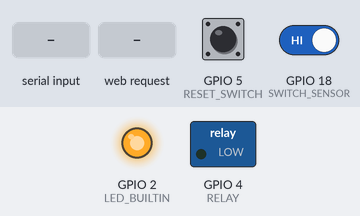
This sketch was run on a simulated ESP32. Shown: switched loads named in the sketch (green lamp = pin HIGH), output pins drawn as LEDs (lit = HIGH). The inputs (shaded band) are chosen by the test bench; at power-on: GPIO 18 (SWITCH_SENSOR) HIGH, GPIO 5 (RESET_SWITCH) HIGH. WiFi joins after 1.5 s; servers stay silent unless stated; uploads are accepted with an empty reply; what the sketch prints to the serial monitor is not drawn.

Above: at 3.0 s.
3.1 s: GPIO 18 (SWITCH_SENSOR) driven LOW
At 3.5 s:
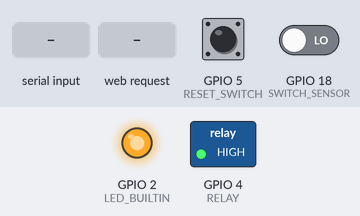
6.6 s: "reset\n" received over Serial
At 7.9 s:
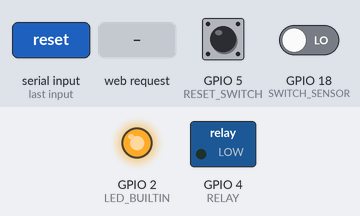
8.1 s: HTTP request GET /reset received
At 8.5 s:
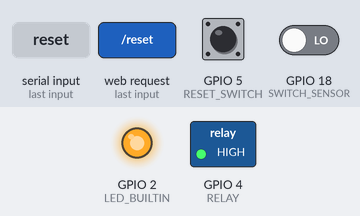
9.6 s: HTTP request GET /solve received
At 10.9 s:
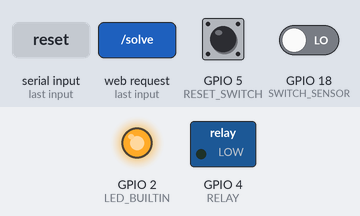
Timing chart, 0 to 12.6 s (numbered marks = the images above; inputs shaded):
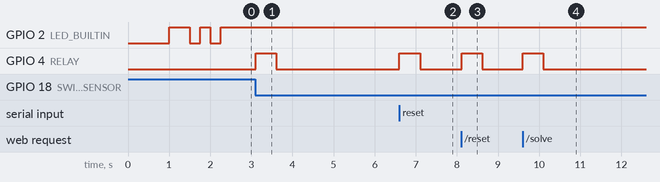

Measured:
- after the input at 3.1 s, GPIO 4 (RELAY): LOW → HIGH at once, → LOW 0.50 s later
- after the input at 6.6 s, GPIO 4 (RELAY): LOW → HIGH at once, → LOW 0.50 s later
- after the input at 8.1 s, GPIO 4 (RELAY): LOW → HIGH at once, → LOW 0.50 s later
- after the input at 9.6 s, GPIO 4 (RELAY): LOW → HIGH at once, → LOW 0.50 s later

The sketch:

missiono2_esp32_switches_lights.ino
```cpp
// Load Wi-Fi library
#include <Arduino.h>
#include <WiFi.h>
#include <ArduinoHttpClient.h>

#define SWITCH_SENSOR 18
#define RELAY 4
#define RESET_SWITCH 5
#define START_SWITCH 1
#define LED_BUILTIN 2


// Replace with your network credentials
const char* ssid = "Ozark Escape";
const char* password = "0zark3scap3";

// Set your Static IP address
// IMPORTANT: This must be unique or each arduino!
IPAddress local_IP(192, 168, 0, 91);

IPAddress gateway(192, 168, 0, 1); // may vary per router
IPAddress subnet(255, 255, 255, 0); // check cmd ipconfig to check
IPAddress primaryDNS(8, 8, 8, 8);    //optional
IPAddress secondaryDNS(8, 8, 4, 4);  //optional

char serverAddress[] = "192.168.0.11";  // hue bridge ip
int port = 80;
WiFiClient wifi;
HttpClient client = HttpClient(wifi, serverAddress, port); // hue connection
int status = WL_IDLE_STATUS;

// Set web server port number to 80
WiFiServer server(80);

void setup() {
  Serial.begin(115200);
  // Initialize pins
  pinMode(LED_BUILTIN, OUTPUT);
  pinMode(RELAY, OUTPUT);
  pinMode(SWITCH_SENSOR, INPUT_PULLUP);
  pinMode(RESET_SWITCH, INPUT_PULLUP);
  pinMode(START_SWITCH, INPUT_PULLUP);
}

void httpRequest(String type, String url, String body) {
  if (type == "post") {
    client.post(url, "application/x-www-form-urlencoded", body);
  } else if ( type == "put" ) {
    client.put(url, "application/x-www-form-urlencoded", body);
  }
  int statusCode = client.responseStatusCode();
  String response = client.responseBody();
  if ( statusCode == 200 ) {
    Serial.println("Http Request Succeeded 200");
  } else {
    Serial.print( type + " [" + url + "] Connection Failed. Code: ");
    Serial.println(statusCode);
  }
}

void ChangeLight(String lightNum, String Body) {
  httpRequest("put","/api/fnxBRnbmb9MwNOKZsvvJl7Ex-hphqPLX4k8mAqA0/lights/" + lightNum + "/state",Body);
}
void ChangeScene(String groupId, String Body) {
  httpRequest("put","/api/fnxBRnbmb9MwNOKZsvvJl7Ex-hphqPLX4k8mAqA0/groups/" + groupId + "/action",Body);
}

bool triggered;
void TurnOnLights() {
  triggered = true;
  Serial.println("Turning on lights! All switches flipped.");
  digitalWrite(RELAY, HIGH);
  delay(500);
  digitalWrite(RELAY, LOW);
  ChangeScene("2","{\"scene\": \"MOMgXUAx5Yad1RN\"}");
  Serial.println("Lights are on.");
}

void QuickReset() {
  triggered = false;
  //ChangeLight("33","{\"on\":true,\"bri\":254,\"hue\":65535,\"sat\":254}");
  //ChangeLight("28","{\"on\":true,\"bri\":254,\"hue\":65535,\"sat\":254}");
  Serial.println("reset called");
  digitalWrite(RELAY, LOW);
  //ChangeScene("2","{\"scene\": \"9b0FgyWbPuJgr3S\"}");
}

String command;
int bootup = millis() + 2000;
void loop() {
  if (WiFi.status() == WL_CONNECTED) {
    listenForWifiClients();
    if (Serial.available()) {
      command = Serial.readStringUntil('\n');
      command.trim();
      if (command.equals("reset")) {
        QuickReset();
      }
    }
    if (bootup < millis()) {
      if (digitalRead(SWITCH_SENSOR) == LOW && !triggered) {
        Serial.println("Switches Complete. Turning on lights");
        TurnOnLights();
      }
      if (digitalRead(RESET_SWITCH) == LOW && triggered) {
        ESP.restart();
        //QuickReset();
      }
    }
  } else {
    attemptWifiConnection();
  }
}

bool wait_check = false;
void CheckPin(WiFiClient& client, int pin) {
  String status = (digitalRead(pin) == LOW) ? "ready to trigger" : "not triggered";
  if (status == "ready to trigger" && wait_check) {
    wait_check = false;
    status = "triggered";
  } else if (status == "ready to trigger" && !wait_check) {
    wait_check = true;
  } else {
    wait_check = false;
  }
  client.println("HTTP/1.1 200 OK");
  client.println("Content-Type: text/plain");
  client.println("Access-Control-Allow-Origin: *");  // ERM will not be able to connect without this header!
  client.println();
  client.print(status);
}

// Actual request handler
void processRequest(WiFiClient& client, String requestStr) {
  // Send back different response based on request string
  if (requestStr.startsWith("GET /start")) {
    CheckPin(client,START_SWITCH);
  } else if (requestStr.startsWith("GET /reset")) {
    QuickReset();
    Serial.println("force reset");
    client.println("HTTP/1.1 200 OK");
    client.println("Content-Type: text/plain");
    client.println("force reset");
  } else if (requestStr.startsWith("GET /solve")) {
    TurnOnLights();
    Serial.println("force solved");
    client.println("HTTP/1.1 200 OK");
    client.println("Content-Type: text/plain");
    client.println("force solved");
  } else if (requestStr.startsWith("GET /alarm")) {
    String status = triggered ? "triggered" : "not triggered";
    client.println("HTTP/1.1 200 OK");
    client.println("Content-Type: text/plain");
    client.println("Access-Control-Allow-Origin: *");  // ERM will not be able to connect without this header!
    client.println();
    client.print(status);
  } else {  // when ip is called with no request
    Serial.println("Polled.");
    client.println("HTTP/1.1 200 OK");
    client.println("Content-Type: text/html");
    client.println();
    client.println("<!DOCTYPE HTML>");
    client.println("<html>");
    client.println("<head>");
    client.println("<style>");
    client.println("body { background-color: #111111; font-family:Roboto }");
    client.println("h1 { color: #ffffff; }");
    client.println("h3 { color: #999999; }");
    client.println("</style>");
    client.println("</head>");
    client.println("<body {background-color: #111111;}>");
    client.println("<img src='https://static.wixstatic.com/media/6e6fcf_230f10c631da4717a2d87b0e96cd93f9~mv2_d_8001_4178_s_4_2.png/v1/crop/x_2,y_943,w_7999,h_2240/fill/w_489,h_137,al_c,q_85,usm_0.66_1.00_0.01,enc_auto/OE8_Primrary2_White.png' alt='Wix.com'>");
    client.println("<h1>Arduino to Escape Room Master</h1>");
    client.println("<h1>By Ryan</h1>");
    client.println("<h3>I'm working just fine.</h3>");
    client.println("<h3>Mission 02 Lights Switches.</h3>");
    client.println("<h3>/start - checks start button</h3>");
    client.println("<h3>/alarm - checks triggered status</h3>");
    client.println("<h3>/solve - force solves</h3>");
    client.println("<h3>/reset - force resets</h3>");
    client.println("</body>");
    client.println("</html>");
  }
}

// DO NOT TOUCH
// If having trouble connecting, signal may be weak.
void listenForWifiClients() {
  // listen for incoming clients
  WiFiClient client = server.available();
  if (client) {
    // Grab the first HTTP header (GET /status HTTP/1.1)
    String requestStr;
    boolean firstLine = true;
    // an http request ends with a blank line
    boolean currentLineIsBlank = true;
    while (client.connected()) {
      if (client.available()) {
        char c = client.read();
        // if you've gotten to the end of the line (received a newline
        // character) and the line is blank, the http request has ended,
        // so you can send a reply
        if (c == '\n' && currentLineIsBlank) {
          processRequest(client, requestStr);
          break;
        }
        if (c == '\n') {
          // you're starting a new line
          currentLineIsBlank = true;
          firstLine = false;
        } else if (c != '\r') {
          // you've gotten a character on the current line
          currentLineIsBlank = false;

          if (firstLine) {
            requestStr.concat(c);
          }
        }
      }
    }
    // give the web browser time to receive the data
    delay(10);  // change based off lag.
    // close the connection:
    client.stop();
  }
}

void attemptWifiConnection() {
    // Configures static IP address
  if (!WiFi.config(local_IP, gateway, subnet, primaryDNS, secondaryDNS)) {
    Serial.println("STA Failed to configure, DHCP error! Using random assigned IP!");
    Serial.println("Please update router settings to allow DHCP and static IP.");
  }

  // Connect to Wi-Fi network with SSID and password
  Serial.print("\n\n\nConnecting to ");
  Serial.println(ssid);
  WiFi.mode(WIFI_STA);
  WiFi.setSleep(WIFI_PS_NONE);
  WiFi.begin(ssid, password);
  bool blink = false;
  int timeout = millis() + 10000;
  while ( !(WiFi.status() == WL_CONNECTED || timeout < millis() ) ) {
    delay(500);  // LED BLINKS WHEN TRYING TO CONNECT
    if (blink) {
      digitalWrite(LED_BUILTIN, HIGH);
      blink = false;
    } else {
      digitalWrite(LED_BUILTIN, LOW);
      blink = true;
    }
    Serial.print(".");
  }
  // Print local IP address and start web server
  if (WiFi.status() != WL_CONNECTED) {
    Serial.println("");
    Serial.println("WiFi Failed to connect. Retrying.");
  } else {
    Serial.println("");
    Serial.println("WiFi connected.");
    Serial.println("IP address: ");
    Serial.println(WiFi.localIP());
    server.begin();
    // BLINK A FEW TIMES FAST TO SIGNIFIY CONNECTION SUCCESS
    digitalWrite(LED_BUILTIN, LOW);
    delay(250);
    digitalWrite(LED_BUILTIN, HIGH);
    delay(250);
    digitalWrite(LED_BUILTIN, LOW);
    delay(250);
    digitalWrite(LED_BUILTIN, HIGH);
  }
}
```
